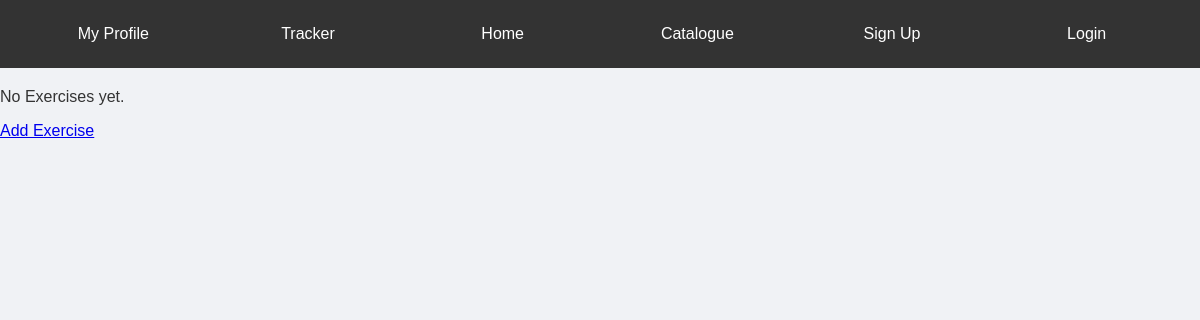
Page /fitnessTracker/workout/expert-strength-trainer/ on the earlier database version.
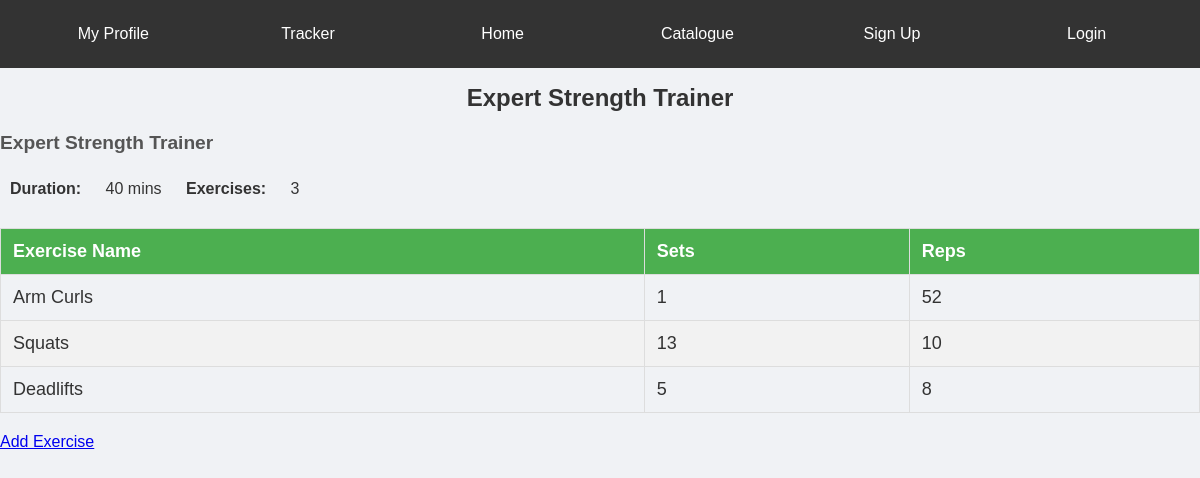
Same page on the later database version.
### fitnessTracker/models.py (models this page shows, shortened)
class Workout(models.Model):
    CARDIO = "Cardio"
    STRENGTH = "Strength"
    FLEXIBILITY = "Flexibility"
    BALANCE = "Balance"
    EXERCISE_CHOICES = [
        (CARDIO, "Cardio"),
        (STRENGTH, "Strength"),
        (FLEXIBILITY, "Flexibility"),
        (BALANCE, "Balance"),
    ]
    name = models.CharField(max_length=128)
    exercise_type = models.CharField(max_length=20, choices=EXERCISE_CHOICES, default=CARDIO)
    duration = models.IntegerField(default=0)
    slug = models.SlugField(unique=True)
    class Meta:
        verbose_name_plural = 'Workouts'

class Exercise(models.Model):
    name = models.CharField(max_length=128)
    sets = models.IntegerField(default=10)
    reps = models.IntegerField(default=10)
    workout = models.ManyToManyField(Workout)
    class Meta:
        verbose_name_plural = 'Exercises'

### fitnessTracker/views.py (the view)
# urls.py: path('workout/<slug:workout_name_slug>/', views.show_workout, name='show_workout'),
def show_workout(request, workout_name_slug):
    context_dict = {}
    try:
        workout = Workout.objects.get(slug=workout_name_slug)
        exercises = Exercise.objects.filter(workout=workout)
        context_dict['workout'] = workout
        context_dict['exercises']= exercises
        total= 0
        for exercise in exercises:
            total += 1
        context_dict['total'] = total
    except Workout.DoesNotExist:
        context_dict['workout'] = None
        context_dict['exercises'] = None
        context_dict['total'] = None
    return render(request, 'fitnessTracker/workout.html', context=context_dict)

### templates/fitnessTracker/workout.html (shortened to what this page needs)
<!DOCTYPE html>
    <html>
        {% extends 'fitnessTracker/base.html' %}
        {% load staticfiles %}
        {% block body_block %}
            <h1>{{workout.name}}</h1>
            <h2>{{workout.name}}</h2>
            {% if exercises %}
                <h4 class="workout-info">Duration:</h4>
                <p class="workout-info">{{workout.duration}} mins</p>
                <h4 class="workout-info">Exercises:</h4>
                <p class="workout-info">{{total}} </p>
                <table border="1">
                    <thead>
                        <tr>
                            <th>Exercise Name</th>
                            <th>Sets</th>
                            <th>Reps</th>
                        </tr>
                    </thead>
                    <tbody>
                        {% for exercise in exercises %}
                        <tr>
                            <td>{{ exercise.name }}</td>
                            <td>{{ exercise.sets }}</td>
                            <td>{{ exercise.reps }}</td>
                        </tr>
                        {% endfor %}
                    </tbody>
                </table>
            {% else %}
                <p>No Exercises yet.</p>
            {% endif %}
            <a href="{% url 'fitnessTracker:add_exercise' workout_name_slug=workout.slug %}">Add Exercise</a>
            <br />
        {% endblock %}

### templates/fitnessTracker/base.html (shortened to what this page needs)
<!DOCTYPE html>
{% load staticfiles %}
<html>
<head lang="en">
    <link rel="stylesheet" href="{% static 'css/style.css' %}">
</head>
    <body>
        <div >
            <ul class = "nav">
                <li><a href="{% url 'fitnessTracker:profile' %}">My Profile</a></li>
                <li><a href="{% url 'fitnessTracker:tracker' %}">Tracker</a></li>
                <li><a href="{% url 'fitnessTracker:homepage' %}">Home</a></li>
                <li><a href="{% url 'fitnessTracker:catalogue' %}">Catalogue</a></li>
                {% if user.is_authenticated %}
                <li><a href="{% url 'auth_logout' %}?next={% url 'fitnessTracker:homepage' %}">Logout</a></li>
                {% else %}
                <li><a href="{% url 'registration_register' %}">Sign Up</a></li>
                <li><a href="{% url 'auth_login' %}">Login</a></li>
                {% endif %}
            </ul>
        </div>
        <div>
        {% block body_block %}
        {% endblock %}
        </div>
    </body>
</html>

### static/css/style.css (style rules this page uses)
body { min-height: 100vh; background: #f0f2f5; font-family: 'Arial', sans-serif; color: #333; margin: 0; padding: 0; }
h1 { text-align: center; margin-bottom: 20px; font-size: 1.5em; color: #333; }
h2 { font-size: 1.2em; color: #555; margin-top: 20px; }
.nav { list-style-type: none; padding: 14px 16px; margin: 0; background-color: #333; display: flex; justify-content: space-between; align-items: center; height: 40px; }
.nav li { display: inline; width: 200px; }
.nav li a { color: white; text-align: center; padding: 14px 16px; text-decoration: none; display: block; }
table { width: 100%; border-collapse: collapse; margin: 20px 0; font-size: 18px; text-align: left; }
th, td { padding: 12px; border: 1px solid #ddd; }
th { background-color: #4CAF50; color: white; }
tr:nth-child(even) { background-color: #f2f2f2; }
.workout-info { display: inline-block; margin: 10px; }

Differences in the rows shown:
added Workout: name "Expert Strength Trainer", duration "40"
added Exercise: name "Arm Curls", sets "1", reps "52"
added Exercise: name "Squats", sets "13", reps "10"
added Exercise: name "Deadlifts", sets "5", reps "8"
Other differences:
{{ total }}: (not shown) → "3"
text no longer shown: "No Exercises yet."
text now shown: "Duration: mins Exercises: Exercise Name Sets Reps"
